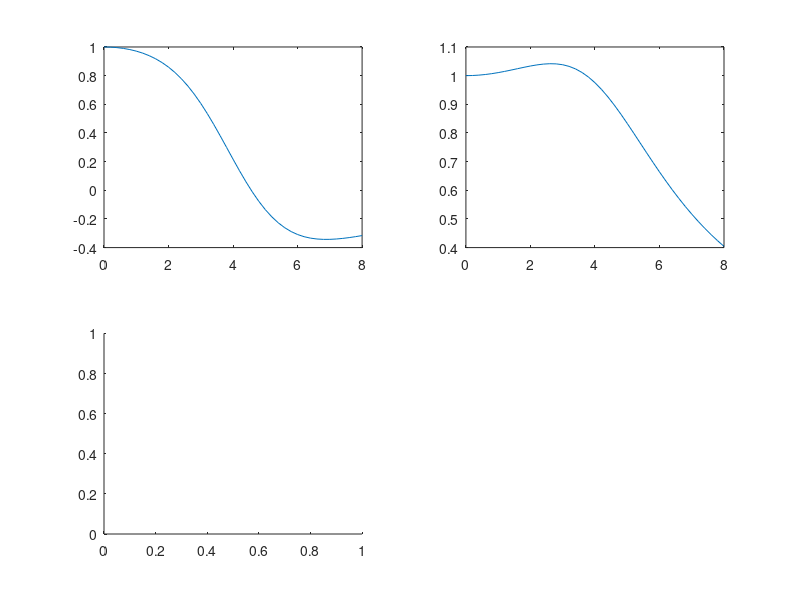

MATLAB code to generate this figure: (Note: this script raises an error after producing the figure.)
t=[0:.2:2];
w=[0:.2:8];
num=[0 0 0 750];
den=[1 36 205 750];
rad=roots(den)
numred=[0 0 -750/rad(1)]; 
denred=poly(rad([2 3],1));
tf(numred,denred)
subplot(2,2,1);
q=freqs(num,den,w);
plot(w,q)
subplot(2,2,2);
p=freqs(numred,denred,w);
plot(w,abs(p));
subplot(2,2,3);
step(num,den,t);
subplot(2,2,4);
step(numred,denred,t);
